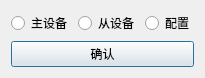
<?xml version="1.0" encoding="UTF-8"?>
<ui version="4.0">
 <class>Dialog</class>
 <widget class="QDialog" name="Dialog">
  <property name="enabled">
   <bool>true</bool>
  </property>
  <property name="geometry">
   <rect>
    <x>0</x>
    <y>0</y>
    <width>197</width>
    <height>65</height>
   </rect>
  </property>
  <property name="sizePolicy">
   <sizepolicy hsizetype="Fixed" vsizetype="Fixed">
    <horstretch>0</horstretch>
    <verstretch>0</verstretch>
   </sizepolicy>
  </property>
  <property name="windowTitle">
   <string>模式选择</string>
  </property>
  <layout class="QVBoxLayout" name="verticalLayout">
   <item>
    <layout class="QHBoxLayout" name="horizontalLayout">
     <item>
      <widget class="QRadioButton" name="radioButtonMaster">
       <property name="text">
        <string>主设备</string>
       </property>
      </widget>
     </item>
     <item>
      <widget class="QRadioButton" name="radioButtonFollower">
       <property name="text">
        <string>从设备</string>
       </property>
      </widget>
     </item>
     <item>
      <widget class="QRadioButton" name="radioButtonConfiger">
       <property name="enabled">
        <bool>true</bool>
       </property>
       <property name="text">
        <string>配置</string>
       </property>
      </widget>
     </item>
    </layout>
   </item>
   <item>
    <widget class="QPushButton" name="pushButton">
     <property name="text">
      <string>确认</string>
     </property>
    </widget>
   </item>
  </layout>
 </widget>
 <resources/>
 <connections/>
</ui>
